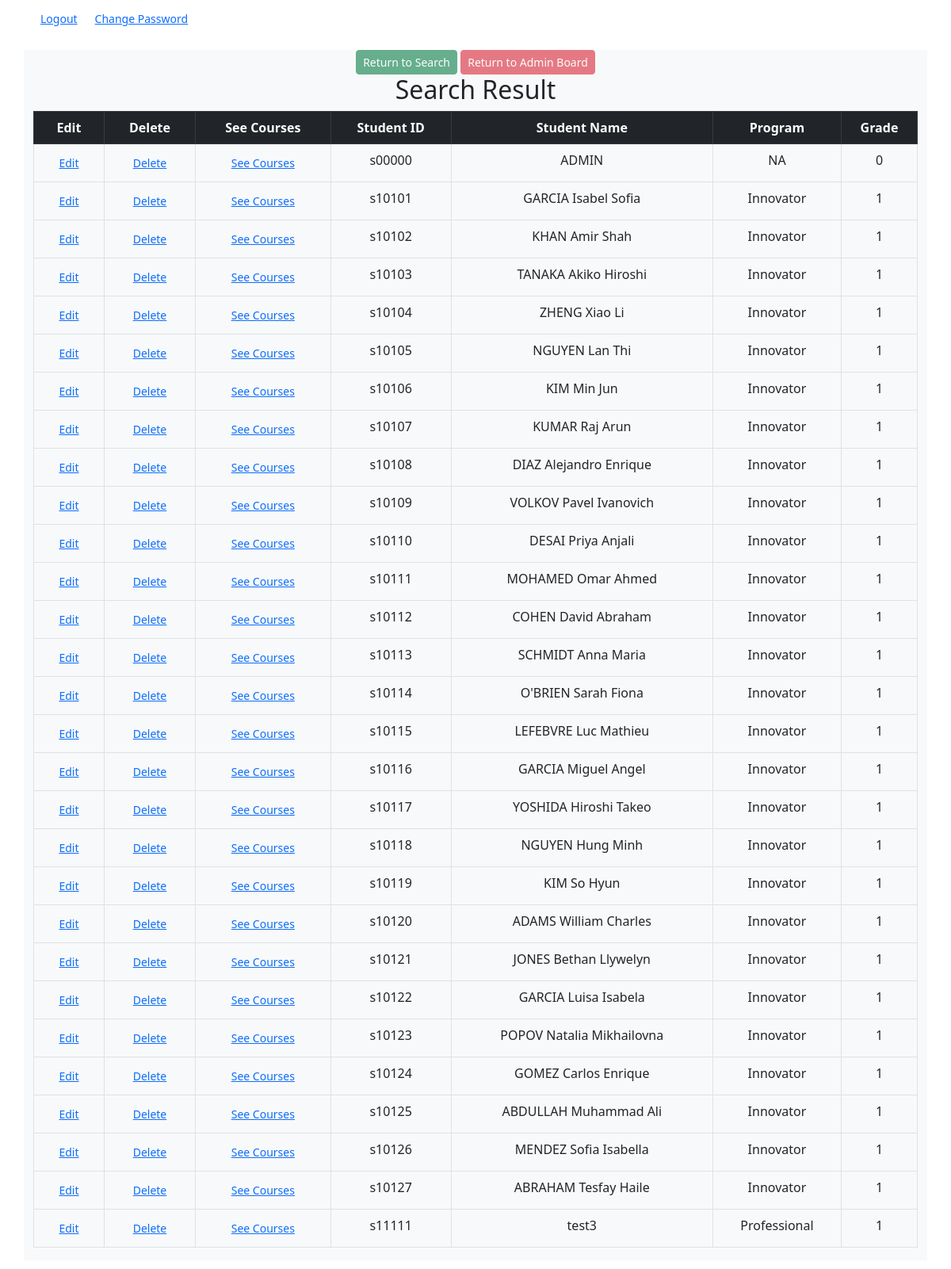
The app's page /admin/result_student.php with its own data.
### tables this page shows
CREATE TABLE `t_student_list` (
  `s_id` varchar(6) NOT NULL,
  `pwd` varchar(12) NOT NULL,
  `s_name` varchar(256) NOT NULL,
  `program` varchar(30) NOT NULL,
  `grade` int(1) NOT NULL
);

### admin/result_student.php (the view, shortened to what this page needs)
<?php
    $k_s_id = $_POST["k_s_id"];
    $k_s_name = $_POST["k_s_name"];
    $pro = $_POST["pro"];
    $gra = $_POST["gra"];
?>
<!DOCTYPE html>
<html lang="en">
    <head>
        <link href="https://cdn.jsdelivr.net/npm/bootstrap@5.2.3/dist/css/bootstrap.min.css" rel="stylesheet"
>
    </head>
    <body>
        <?php include '../dashboard.php';?>
        <div class="container bg-light container-sm d-grid gap-1 my-4 text-center">
            <div>
                <input class="btn btn-success btn-sm" type="button" id="search" disabled=true onclick="location.href='students.php';" value="Return to Search">
                <input class="btn btn-danger btn-sm" type="button" id="return" disabled=true onclick="location.href='adminboard.php';" value="Return to Admin Board">
                <h2>Search Result</h2>
                <table class="table table-bordered table-hover">
                    <tr class="table-dark">
                        <th>Edit</th>
                        <th>Delete</th>
                        <th>See Courses</th>
                        <th>Student ID</th>
                        <th>Student Name</th>
                        <th>Program</th>
                        <th>Grade</th>
                    </tr>
                    <?php
                        try{
                            $student_list = "SELECT * FROM t_student_list
                            WHERE instr(s_id,'$k_s_id') AND instr(s_name,'$k_s_name') AND instr(program,'$pro') AND instr(grade,'$gra')";
                            $pdostatement = $pdo -> query($student_list);
                                foreach ($pdostatement as $row){
                                    echo "<tr>";
                                    echo "<td><form action='preedit_student.php' method='post'><button class='btn btn-link btn-sm' type='text' name='e_s_id' value='".$row[0]."'>Edit</button></form></td>";
                                    echo "<td><form action='delete_student.php' method='post'><button class='btn btn-link btn-sm' type='text' name='d_s_id' value='".$row[0]."'>Delete</button></form></td>";
                                    echo "<td><form action='see_courses.php' method='post'><button class='btn btn-link btn-sm' type='text' name='s_s_id' value='".$row[0]."'>See Courses</button></form></td>";
                                    echo "<td>".$row[0]."</td>";
                                    echo "<td>".$row[2]."</td>";
                                    echo "<td>".$row[3]."</td>";
                                    echo "<td>".$row[4]."</td>";
                                    echo "</tr>";
                                }
                        }catch (PDOException $e){
                            echo "Error message:".$e -> getMessage();
                        }
                    ?>
                </table>
            </div>
        </div>
    </body>
</html>

### dashboard.php (shortened to what this page needs)
<!DOCTYPE html>
<html lang="en">
<head>
    <link href="https://cdn.jsdelivr.net/npm/bootstrap@5.2.3/dist/css/bootstrap.min.css" rel="stylesheet"
>
</head>
<body>
    <?php
        try{
            $login = "'../login.php'";
            $changepw = "'../changepw.php'";
            echo '<div class="container container-sm d-flex gap-1 my-2">';
            echo '<input type="button" class="btn btn-link btn-sm" onclick="location.href='.$login.'" value = "Logout">';
            echo '<input type="button" class="btn btn-link btn-sm" onclick="location.href='.$changepw.'" value = "Change Password">';
            echo '</div>';
        }catch (PDOException $e){
            echo "Error message:".$e -> getMessage();
            echo "<script>alert('Unauthorized Access!');window.location.href='login.php';</script>";
        }
    ?>
</body>
</html>

### records on screen
t_student_list: s_id "s00000", s_name "ADMIN", program "NA", grade "0"
t_student_list: s_id "s10101", s_name "GARCIA Isabel Sofia", program "Innovator", grade "1"
t_student_list: s_id "s10102", s_name "KHAN Amir Shah", program "Innovator", grade "1"
t_student_list: s_id "s10103", s_name "TANAKA Akiko Hiroshi", program "Innovator", grade "1"
t_student_list: s_id "s10104", s_name "ZHENG Xiao Li", program "Innovator", grade "1"
t_student_list: s_id "s10105", s_name "NGUYEN Lan Thi", program "Innovator", grade "1"
t_student_list: s_id "s10106", s_name "KIM Min Jun", program "Innovator", grade "1"
t_student_list: s_id "s10107", s_name "KUMAR Raj Arun", program "Innovator", grade "1"
t_student_list: s_id "s10108", s_name "DIAZ Alejandro Enrique", program "Innovator", grade "1"
t_student_list: s_id "s10109", s_name "VOLKOV Pavel Ivanovich", program "Innovator", grade "1"
t_student_list: s_id "s10110", s_name "DESAI Priya Anjali", program "Innovator", grade "1"
t_student_list: s_id "s10111", s_name "MOHAMED Omar Ahmed", program "Innovator", grade "1"
t_student_list: s_id "s10112", s_name "COHEN David Abraham", program "Innovator", grade "1"
t_student_list: s_id "s10113", s_name "SCHMIDT Anna Maria", program "Innovator", grade "1"
t_student_list: s_id "s10114", s_name "O'BRIEN Sarah Fiona", program "Innovator", grade "1"
t_student_list: s_id "s10115", s_name "LEFEBVRE Luc Mathieu", program "Innovator", grade "1"
t_student_list: s_id "s10116", s_name "GARCIA Miguel Angel", program "Innovator", grade "1"
t_student_list: s_id "s10117", s_name "YOSHIDA Hiroshi Takeo", program "Innovator", grade "1"
t_student_list: s_id "s10118", s_name "NGUYEN Hung Minh", program "Innovator", grade "1"
t_student_list: s_id "s10119", s_name "KIM So Hyun", program "Innovator", grade "1"
t_student_list: s_id "s10120", s_name "ADAMS William Charles", program "Innovator", grade "1"
t_student_list: s_id "s10121", s_name "JONES Bethan Llywelyn", program "Innovator", grade "1"
t_student_list: s_id "s10122", s_name "GARCIA Luisa Isabela", program "Innovator", grade "1"
t_student_list: s_id "s10123", s_name "POPOV Natalia Mikhailovna", program "Innovator", grade "1"
t_student_list: s_id "s10124", s_name "GOMEZ Carlos Enrique", program "Innovator", grade "1"
t_student_list: s_id "s10125", s_name "ABDULLAH Muhammad Ali", program "Innovator", grade "1"
t_student_list: s_id "s10126", s_name "MENDEZ Sofia Isabella", program "Innovator", grade "1"
t_student_list: s_id "s10127", s_name "ABRAHAM Tesfay Haile", program "Innovator", grade "1"
t_student_list: s_id "s11111", s_name "test3", program "Professional", grade "1"
